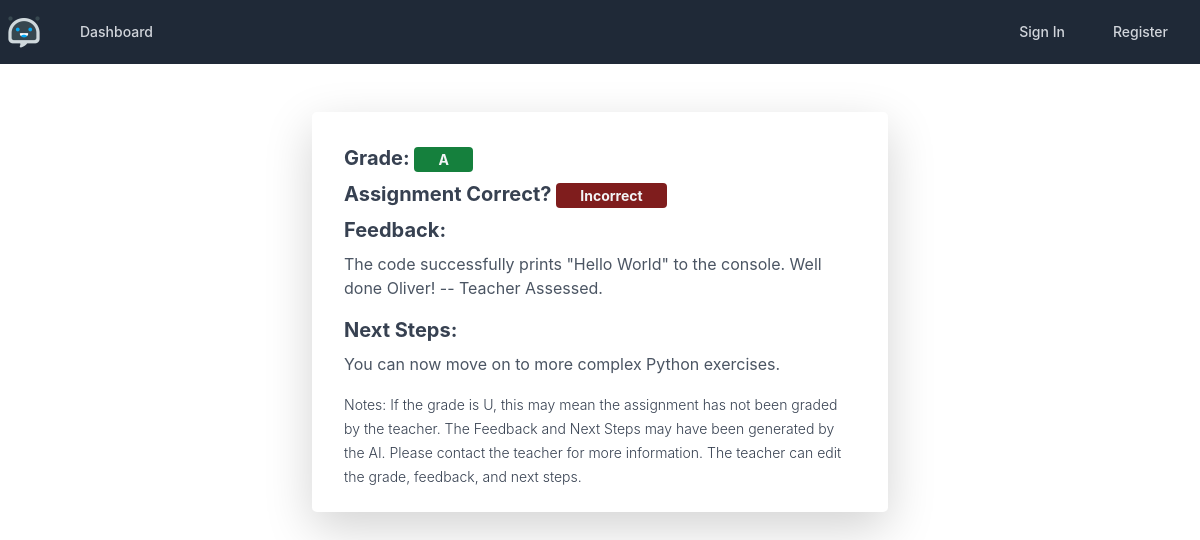
The app's page /view_grade/2 with its own data.
### models.py (models this page shows, shortened)
class Grade(db.Model):
    __tablename__ = 'grades'
    __table_args__ = {'extend_existing': True}
    assignment_id = db.Column(db.Integer, db.ForeignKey(Assignment.assignment_id), nullable=False)
    student_id = db.Column(db.Integer, db.ForeignKey(User.id), nullable=False)
    grade = db.Column(db.String(1), nullable=True, default='N')
    correct = db.Column(db.Boolean, nullable=False, default=False)
    feedback = db.Column(db.String(2000), nullable=False, default='No Feedback Provided. Default.')
    next_steps = db.Column(db.String(2000), nullable=False, default='No Next Steps Provided. Default.')
    code_submission = db.Column(db.String(2000), nullable=False, default='No Code Provided. Default.')
    grade_id = db.Column(db.Integer, primary_key=True)

### grades/views.py (the view)
@grades_blueprint.route('/view_grade/<id>', methods=['GET', 'POST'])
def view_grade(id):
    grade = Grade.query.filter_by(grade_id=id).first_or_404()
    return render_template('grades/view_grade.html', grade=grade)

### templates/grades/view_grade.html (shortened to what this page needs)
<!DOCTYPE html>
<html lang="en">
<head>
</head>
<body>
{% extends 'base.html' %}
{% block content %}
    <div class="w-full max-w-xl mx-auto mt-5 my-2">
        <div class="max-w-2xl px-8 py-4 bg-white rounded-lg shadow-lg">
            <div class="flex items-center justify-between my-2">
                <span class="text-xl font-bold text-gray-700">
                    {% if grade.grade == "U" or grade.grade == "F" or grade.grade == "E" %}
                    Grade: <span class="px-4 py-1 text-sm font-bold text-gray-100 bg-red-700 rounded">{{ grade.grade }}</span>
                    {% elif grade.grade == "C" or grade.grade == "D" %}
                    Grade: <span class="px-4 py-1 text-sm font-bold text-gray-100 bg-yellow-600 rounded">{{ grade.grade }}</span>
                    {% else %}
                    Grade: <span class="px-4 py-1 text-sm font-bold text-gray-100 bg-green-700 rounded">{{ grade.grade }}</span>
                    {% endif %}
                </span>
            </div>
            <div class="flex items-center justify-between my-2">
            <span class="text-xl font-bold text-gray-700">
                {% if grade.correct == 1 %}
                    Assignment Correct?
                    <span class="px-4 py-1 text-sm font-bold text-gray-100 bg-green-900 rounded">Correct</span>
                {% else %}
                    Assignment Correct?
                    <span class="px-4 py-1 text-sm font-bold text-gray-100 bg-red-900 rounded">Incorrect</span>
                {% endif %}
            </span>
            </div>
            <div>
            <span class="text-xl font-bold text-gray-700">
                Feedback:
            </span>
            <p class="mt-2 text-gray-600">{{ grade.feedback }}</p>
            </div>
            <div>
            <span class="text-xl font-bold text-gray-700">
                Next Steps:
            </span>
                <p class="mt-2 text-gray-600">{{ grade.next_steps }}</p>
            </div>
            <div>
                <span class="text-sm font-light text-gray-700">
                    Notes: If the grade is U, this may mean the assignment has not been graded by the teacher.
                    The Feedback and Next Steps may have been generated by the AI. Please contact the teacher for more information.
                    The teacher can edit the grade, feedback, and next steps.
                </span>
            </div>
        </div>
    </div>
{% endblock %}

### records on screen
Grade: grade "A", feedback "The code successfully prints \"Hello World\" to the console. Well done Oliver! -- Teacher Assessed.", next_steps "You can now move on to more complex Python exercises."
